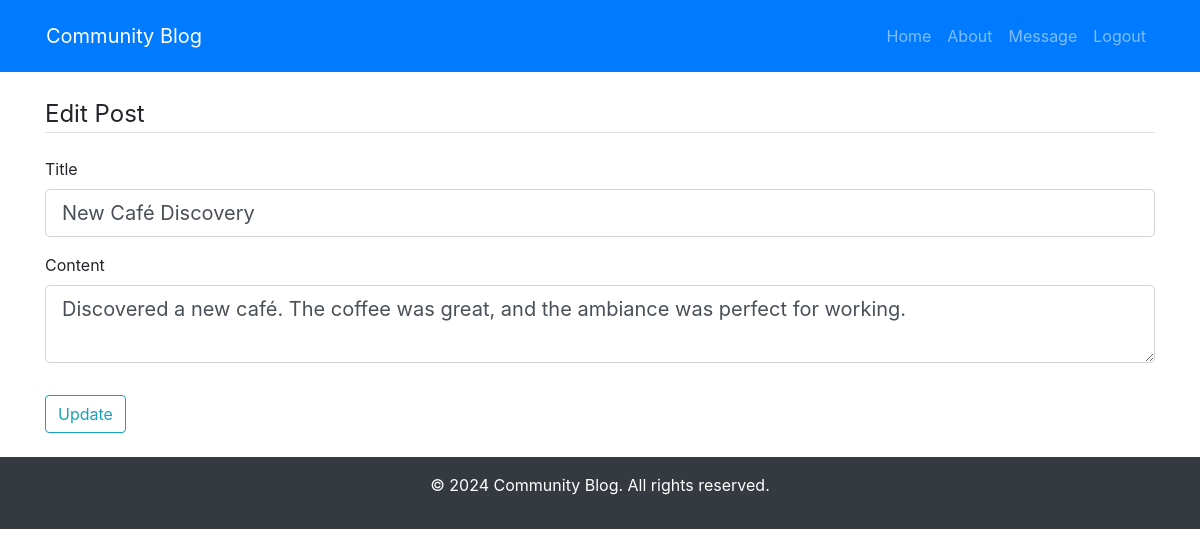
The app's page /post/25/edit (signed in) with its own data.
### app/models.py (models this page shows, shortened)
class Post(db.Model):
    id = db.Column(db.Integer, primary_key=True)
    title = db.Column(db.String(120), nullable=False)
    content = db.Column(db.String(1024), nullable=False)
    user_id = db.Column(db.Integer, db.ForeignKey('user.id'))
    timestamp = db.Column(db.DateTime, index=True, default=datetime.utcnow)

### app/routes.py (the view)
@login_required
@app.route('/post/<int:post_id>/edit', methods=['GET', 'POST'])
def edit_post(post_id):
    post = Post.query.get_or_404(post_id)
    if post.author != current_user:
        abort(403)
    form = EditPostForm()
    if form.validate_on_submit():
        post.title = form.title.data
        post.content = form.content.data
        db.session.commit()
        flash('Your post has been updated!', 'success')
        return redirect(url_for('home'))
    elif request.method == 'GET':
        form.title.data = post.title
        form.content.data = post.content
    return render_template('edit_post.html', title='Edit Post', form=form, post=post)

### app/forms.py
class EditPostForm(FlaskForm):
    title = StringField('Title', validators=[DataRequired()])
    content = TextAreaField('Content', validators=[DataRequired()])
    submit = SubmitField('Update')

### app/routes.py (called while the page is built)
@login_manager.user_loader
def load_user(user_id):
    return User.query.get(int(user_id))

@app.context_processor
def inject_notifications():
    if current_user.is_authenticated:
        unread_count = UserMessage.query.filter_by(receiver_id=current_user.id, read=False).count()
        return dict(unread_count=unread_count)
    return dict(unread_count=0)

### app/templates/edit_post.html (shortened to what this page needs)
{% extends "index.html" %}
{% block content %}
<div class="content-section">
    <form method="POST">
        <fieldset class="form-group">
            <legend class="border-bottom mb-4">Edit Post</legend>
            <div class="form-group">
                {{ form.title.label(class="form-control-label") }}
                {{ form.title(class="form-control form-control-lg") }}
            </div>
            <div class="form-group">
                {{ form.content.label(class="form-control-label") }}
                {{ form.content(class="form-control form-control-lg") }}
            </div>
        </fieldset>
        <div class="form-group">
            {{ form.submit(class="btn btn-outline-info") }}
        </div>
    </form>
</div>
{% endblock %}

### records on screen
Post: title "New Café Discovery", content "Discovered a new café. The coffee was great, and the ambiance was perfect for working."
